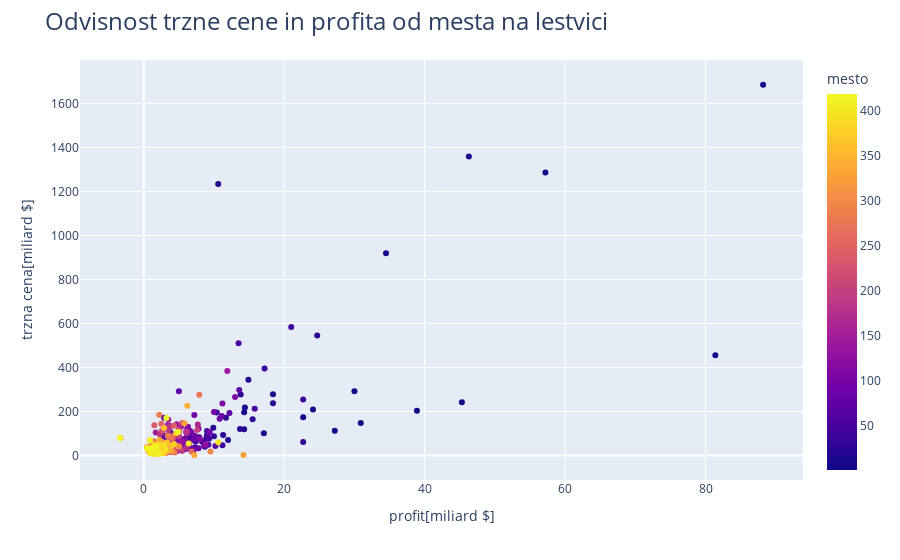

Notebook source saved alongside this figure:
### Markdown cell above
Podatki so pričakovani. Največje število delavcev imajo podjetja z prodajo in turizmom. Manjša števila pa pritičejo industrijskim obratom in bolj usmerjenim disciplinam. Spomnimo se, da prvi graf pokaže da imajo nekatere panoge zelo malo predstavnikov, npr. Hotels, Restaurants & Leisure le enega. 
Naslednja tama bo odvisnost mesta na lestvici od ostalih kvalitet. Zelo lepo korelacijo sta pokazala profit in tržna cena, kot kaže spodnji graf.

### Code cell
graf2 = px.scatter(podjetja, x="profit_B", y="trzna_cena_B",
             color='mesto')
graf2.update_layout(
    title = "Odvisnost trzne cene in profita od mesta na lestvici",
    title_font = {'size': 24},
)
graf2.update_yaxes(
    title_text = "trzna cena[miliard $]"    
)
graf2.update_xaxes(
    title_text = "profit[miliard $]"
)
graf2.show()

### Figure 1 — Plotly figure (JSON) as saved in the notebook; plotly's stock layout.template omitted (floating-point values rounded to 4 significant figures; data arrays with more than 128 entries replaced by an {"elided": "..."} marker saying what was removed)
{"data": [{"hovertemplate": "profit_B=%{x}<br>trzna_cena_B=%{y}<br>mesto=%{marker.color}<extra></extra>", "legendgroup": "", "marker": {"color": {"elided": "381 int values"}, "coloraxis": "coloraxis", "symbol": "circle"}, "mode": "markers", "name": "", "orientation": "v", "showlegend": false, "type": "scatter", "x": {"elided": "381 float values"}, "xaxis": "x", "y": {"elided": "381 float values"}, "yaxis": "y"}], "layout": {"coloraxis": {"colorbar": {"title": {"text": "mesto"}}, "colorscale": [[0, "#0d0887"], [0.1111, "#46039f"], [0.2222, "#7201a8"], [0.3333, "#9c179e"], [0.4444, "#bd3786"], [0.5556, "#d8576b"], [0.6667, "#ed7953"], [0.7778, "#fb9f3a"], [0.8889, "#fdca26"], [1, "#f0f921"]]}, "legend": {"tracegroupgap": 0}, "margin": {"t": 60}, "title": {"font": {"size": 24}, "text": "Odvisnost trzne cene in profita od mesta na lestvici"}, "xaxis": {"anchor": "y", "domain": [0, 1], "title": {"text": "profit[miliard $]"}}, "yaxis": {"anchor": "x", "domain": [0, 1], "title": {"text": "trzna cena[miliard $]"}}}}
